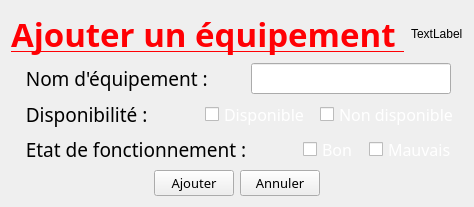
        <widget class="QWidget" name="ajout_equipement">
         <layout class="QHBoxLayout" name="horizontalLayout_48">
          <item>
           <layout class="QGridLayout" name="gridLayout_6">
            <item row="4" column="0">
             <layout class="QHBoxLayout" name="horizontalLayout_43">
              <item>
               <widget class="QLabel" name="label_34">
                <property name="font">
                 <font>
                  <family>Quicksand SemiBold</family>
                  <pointsize>14</pointsize>
                 </font>
                </property>
                <property name="text">
                 <string>   Etat de fonctionnement : </string>
                </property>
               </widget>
              </item>
              <item alignment="Qt::AlignRight|Qt::AlignVCenter">
               <widget class="QCheckBox" name="checkBox_bon">
                <property name="minimumSize">
                 <size>
                  <width>0</width>
                  <height>25</height>
                 </size>
                </property>
                <property name="font">
                 <font>
                  <family>Quicksand SemiBold</family>
                  <pointsize>12</pointsize>
                 </font>
                </property>
                <property name="styleSheet">
                 <string notr="true">color :rgb(255, 255, 255)</string>
                </property>
                <property name="text">
                 <string>Bon</string>
                </property>
               </widget>
              </item>
              <item alignment="Qt::AlignHCenter|Qt::AlignVCenter">
               <widget class="QCheckBox" name="checkBox_mauvais">
                <property name="minimumSize">
                 <size>
                  <width>0</width>
                  <height>25</height>
                 </size>
                </property>
                <property name="font">
                 <font>
                  <family>Quicksand SemiBold</family>
                  <pointsize>12</pointsize>
                 </font>
                </property>
                <property name="styleSheet">
                 <string notr="true">color :rgb(255, 255, 255)</string>
                </property>
                <property name="text">
                 <string>Mauvais</string>
                </property>
               </widget>
              </item>
             </layout>
            </item>
            <item row="2" column="0">
             <layout class="QHBoxLayout" name="horizontalLayout_44">
              <item alignment="Qt::AlignVCenter">
               <widget class="QLabel" name="label_35">
                <property name="font">
                 <font>
                  <family>Quicksand SemiBold</family>
                  <pointsize>14</pointsize>
                 </font>
                </property>
                <property name="text">
                 <string>   Disponibilité :</string>
                </property>
               </widget>
              </item>
              <item alignment="Qt::AlignRight|Qt::AlignVCenter">
               <widget class="QCheckBox" name="checkBox_dispo">
                <property name="minimumSize">
                 <size>
                  <width>0</width>
                  <height>25</height>
                 </size>
                </property>
                <property name="font">
                 <font>
                  <family>Quicksand SemiBold</family>
                  <pointsize>12</pointsize>
                 </font>
                </property>
                <property name="styleSheet">
                 <string notr="true">color :rgb(255, 255, 255)</string>
                </property>
                <property name="text">
                 <string>Disponible</string>
                </property>
               </widget>
              </item>
              <item alignment="Qt::AlignHCenter|Qt::AlignVCenter">
               <widget class="QCheckBox" name="checkBox_nondispo">
                <property name="minimumSize">
                 <size>
                  <width>0</width>
                  <height>25</height>
                 </size>
                </property>
                <property name="font">
                 <font>
                  <family>Quicksand SemiBold</family>
                  <pointsize>12</pointsize>
                 </font>
                </property>
                <property name="styleSheet">
                 <string notr="true">
color: rgb(255, 255, 255)
</string>
                </property>
                <property name="text">
                 <string>Non disponible</string>
                </property>
               </widget>
              </item>
             </layout>
            </item>
            <item row="5" column="0">
             <layout class="QHBoxLayout" name="horizontalLayout_45">
              <item>
               <spacer name="horizontalSpacer_35">
                <property name="orientation">
                 <enum>Qt::Horizontal</enum>
                </property>
                <property name="sizeHint" stdset="0">
                 <size>
                  <width>40</width>
                  <height>20</height>
                 </size>
                </property>
               </spacer>
              </item>
              <item>
               <widget class="QPushButton" name="ajout_equi_2">
                <property name="minimumSize">
                 <size>
                  <width>0</width>
                  <height>25</height>
                 </size>
                </property>
                <property name="maximumSize">
                 <size>
                  <width>16777215</width>
                  <height>16777215</height>
                 </size>
                </property>
                <property name="font">
                 <font>
                  <family>Quicksand SemiBold</family>
                  <pointsize>10</pointsize>
                 </font>
                </property>
                <property name="cursor">
                 <cursorShape>PointingHandCursor</cursorShape>
                </property>
                <property name="text">
                 <string>Ajouter</string>
                </property>
               </widget>
              </item>
              <item>
               <widget class="QPushButton" name="pushButton_annuler">
                <property name="minimumSize">
                 <size>
                  <width>0</width>
                  <height>25</height>
                 </size>
                </property>
                <property name="font">
                 <font>
                  <family>Quicksand SemiBold</family>
                  <pointsize>10</pointsize>
                 </font>
                </property>
                <property name="cursor">
                 <cursorShape>PointingHandCursor</cursorShape>
                </property>
                <property name="text">
                 <string>Annuler</string>
                </property>
               </widget>
              </item>
              <item>
               <spacer name="horizontalSpacer_36">
                <property name="orientation">
                 <enum>Qt::Horizontal</enum>
                </property>
                <property name="sizeHint" stdset="0">
                 <size>
                  <width>40</width>
                  <height>20</height>
                 </size>
                </property>
               </spacer>
              </item>
             </layout>
            </item>
            <item row="1" column="0">
             <layout class="QHBoxLayout" name="horizontalLayout_46">
              <item alignment="Qt::AlignLeft|Qt::AlignVCenter">
               <widget class="QLabel" name="label_36">
                <property name="font">
                 <font>
                  <family>Quicksand SemiBold</family>
                  <pointsize>14</pointsize>
                 </font>
                </property>
                <property name="text">
                 <string>   Nom d'équipement : </string>
                </property>
               </widget>
              </item>
              <item alignment="Qt::AlignHCenter|Qt::AlignVCenter">
               <widget class="QLineEdit" name="nom_equi">
                <property name="minimumSize">
                 <size>
                  <width>200</width>
                  <height>25</height>
                 </size>
                </property>
                <property name="font">
                 <font>
                  <family>Quicksand SemiBold</family>
                  <pointsize>12</pointsize>
                 </font>
                </property>
               </widget>
              </item>
             </layout>
            </item>
            <item row="0" column="0">
             <layout class="QHBoxLayout" name="horizontalLayout_47">
              <item alignment="Qt::AlignHCenter">
               <widget class="QLabel" name="label_37">
                <property name="font">
                 <font>
                  <family>Quicksand SemiBold</family>
                  <pointsize>25</pointsize>
                  <weight>75</weight>
                  <bold>true</bold>
                  <underline>true</underline>
                 </font>
                </property>
                <property name="styleSheet">
                 <string notr="true">color :rgb(255, 0, 4)</string>
                </property>
                <property name="text">
                 <string>Ajouter un équipement </string>
                </property>
               </widget>
              </item>
              <item alignment="Qt::AlignHCenter">
               <widget class="QLabel" name="icon_equi">
                <property name="text">
                 <string>TextLabel</string>
                </property>
               </widget>
              </item>
             </layout>
            </item>
           </layout>
          </item>
         </layout>
        </widget>
